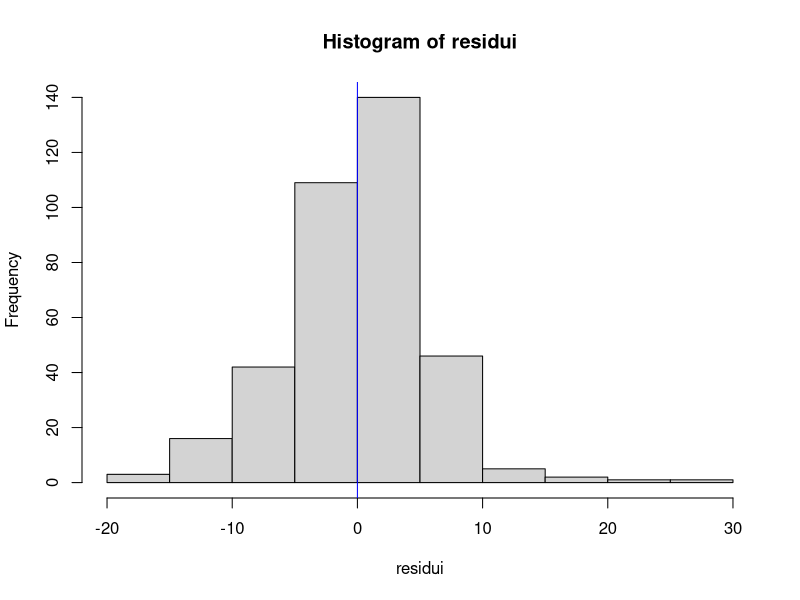
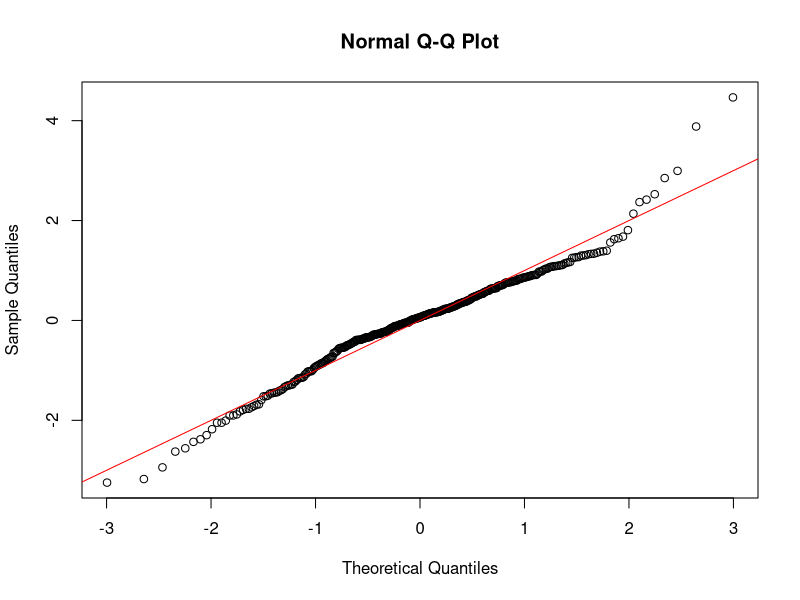
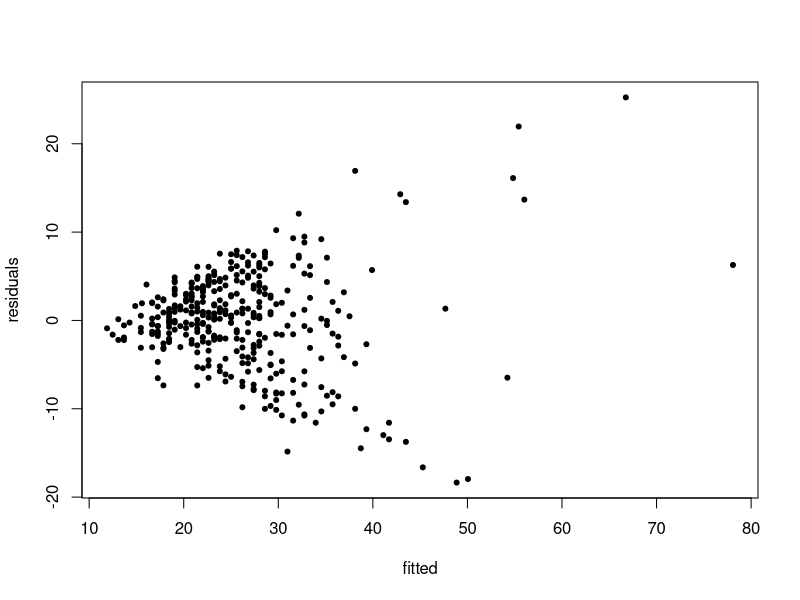

The R source for these figures, in order: (Note: this script raises an error after producing the figures.)
pm10v<-read.csv2("pm2010.csv",dec=".")
summary(pm10v)

anova(aov(pm10v$media~pm10v$max))

residui=residuals(aov(pm10v$media~pm10v$max)) 
 
stima=fitted(aov(pm10v$media~pm10v$max))

hist(residui)
abline(v=mean(residui),col="blue")

shapiro.test(residui)
qqnorm(scale(residui))
abline(c(0,1),col="red")

plot(stima,residui,pch=20,xlab="fitted",ylab="residuals")
bartlett.test(residui,stima)
str(residui)
str(stima)
